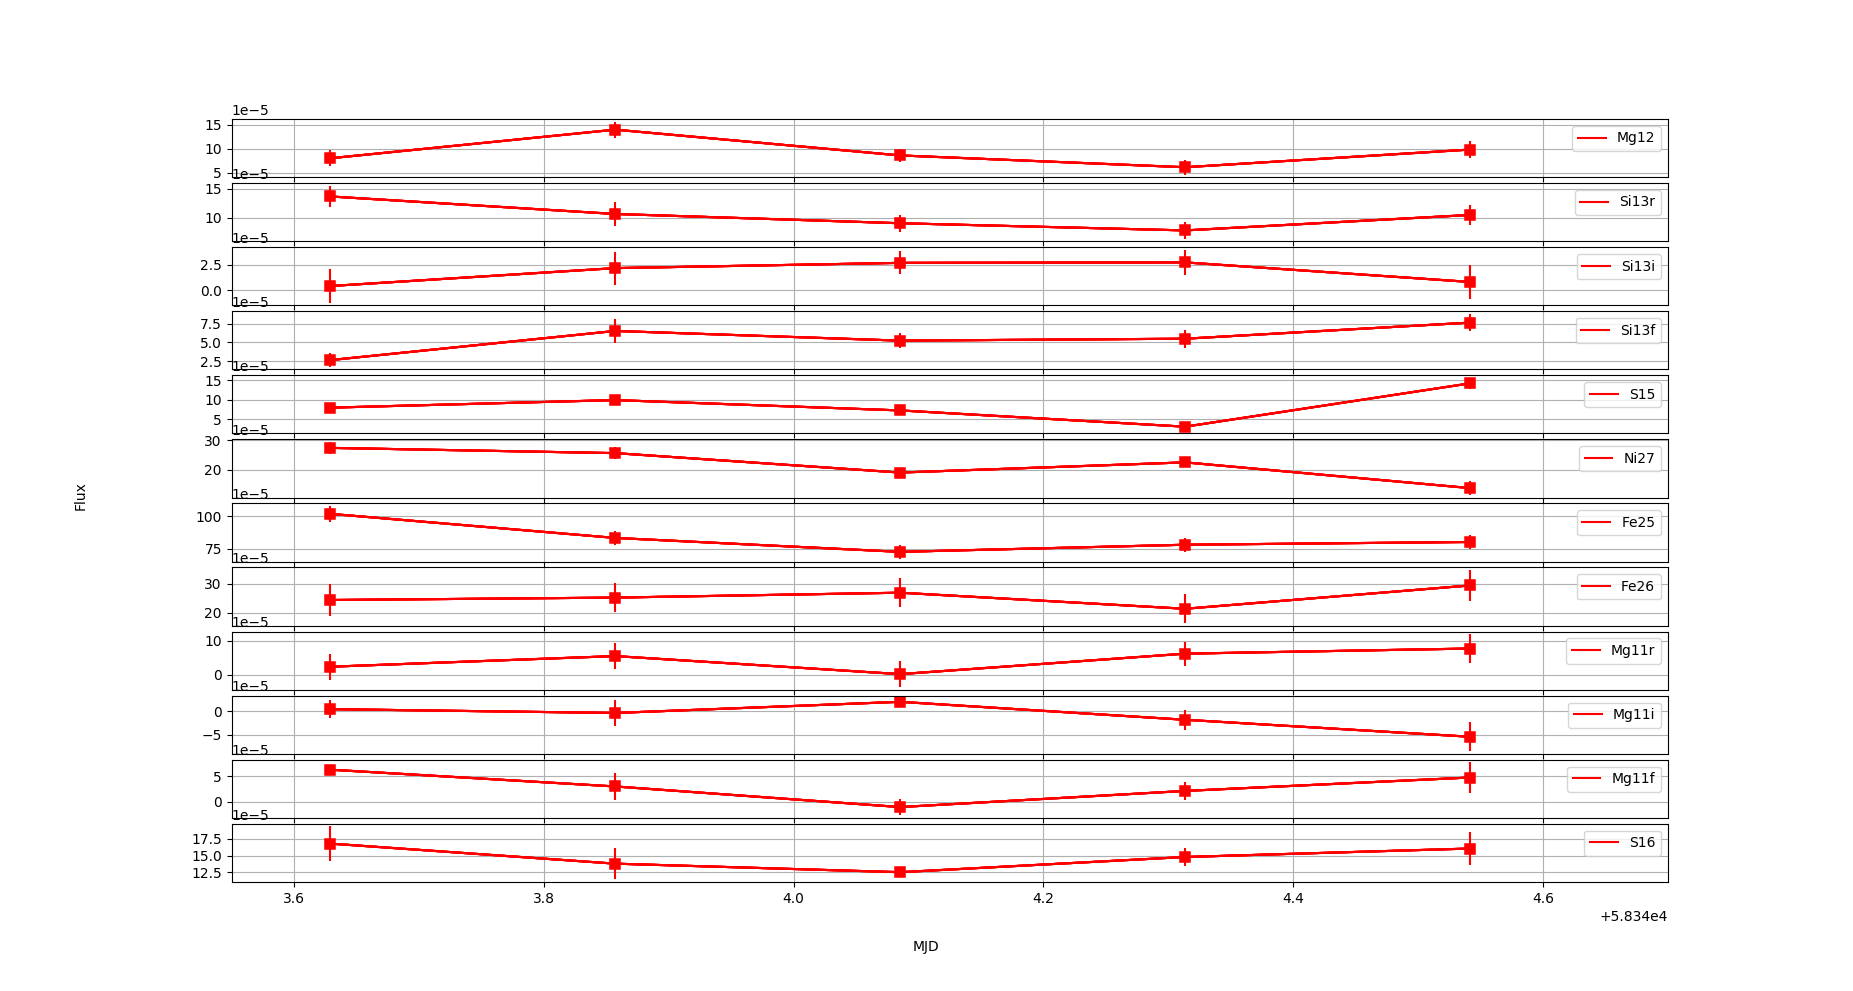

Here is the Python script that generated this plot:
import numpy as np
import matplotlib.pyplot as plt
import glob
import math
import pylab
import matplotlib
from matplotlib.ticker import ScalarFormatter, FormatStrFormatter,FuncFormatter
#----------------------------------------------------------------------
class FixedOrderFormatter(ScalarFormatter):
    """Formats axis ticks using scientific notation with a constant order of 
    magnitude"""
    def __init__(self, order_of_mag=0, useOffset=True, useMathText=False):
        self._order_of_mag = order_of_mag
        ScalarFormatter.__init__(self, useOffset=useOffset, 
                                 useMathText=useMathText)
    def _set_orderOfMagnitude(self, range):
        """Over-riding this to avoid having orderOfMagnitude reset elsewhere"""
        self.orderOfMagnitude = self._order_of_mag
#-------------------------------------------------------------------------

path  = '/home/xliu/analysis_20131/fit_model/all_paramvalues*.txt'
files = glob.glob(path)
flux = np.zeros(shape = (5,12))
fluxerror = np.zeros(shape = (5,12))
x = 0
j = 0
colorls = []
NUM_COLORS = 12
cm = plt.get_cmap('gist_rainbow')
element = ("Mg12", "Si13r", "Si13i", "Si13f", "S15", "Ni27", "Fe25", "Fe26",
	"Mg11r", "Mg11i", "Mg11f", "S16")
MJD = np.array([[58343.62893332, 58343.85713227, 58344.08533122, 58344.31353015, 58344.54172910],]*12).transpose()
print(MJD)
fig, axs = plt.subplots(12,1, figsize=(10,6))
fig.subplots_adjust(hspace = 0.1)
#Save the values of fluxes and flux errors in the arrays.
for name in sorted(files):
	x = 0
	j = j + 1
	with open(name, 'r') as f:
		for i, line in enumerate(f):
			if i > 7 and i < 20:
				x = x + 1
				flux[j-1][x-1] = float(line.split()[1])
				fluxerror[j-1][x-1] = float(line.split()[2])
				#color = cm(1.*x/NUM_COLORS)
				#colorls.append(cm(1.*x/NUM_COLORS))
				#axs[j].errorbar(j, flux[j-1][x-1], fluxerror[j-1][x-1], marker='s', color = 'black', ms=5, mew=4)
#Plot the subgraphs by getting values from the arrays

for x in range(0,12):
	for j in range(0,5):
		axs[x].set_xlim(3.55 + 58340, 4.7 + 58340)
		axs[x].errorbar(MJD[j][x], flux[j][x], fluxerror[j][x], marker='s', color = 'red', ms=5, mew=4)
		axs[x].plot([MJD[0][x],MJD[1][x],MJD[2][x],MJD[3][x],MJD[4][x]],
		 [flux[0][x], flux[1][x], flux[2][x], flux[3][x], flux[4][x]], 'k-', color = 'red')
	axs[x].legend([element[x]], loc = 1)
	axs[x].yaxis.set_major_formatter(FixedOrderFormatter(-5))
	#axs[x].yaxis.set_major_formatter(FuncFormatter(lambda x, pos: '%.0f'%x))
	axs[x].grid()
#ax = fig.add_subplot(1, 1, 1)
#ax.set_yscale('log')
#locs,labels = yticks()
#yticks(locs, map(lambda x: "%.1f" % x, locs*1e5))
#ylabel('Flux (1E-5)')
fig.text(0.5, 0.04, 'MJD', ha='center')
fig.text(0.04, 0.5, 'Flux', va='center', rotation='vertical')
plt.show()
